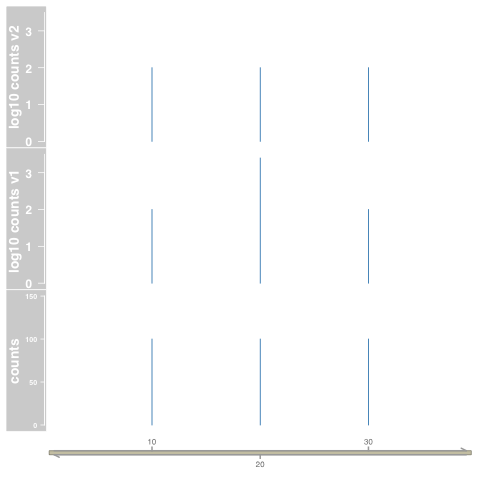

This figure's R source:
# April 15, 2024
# https://github.com/ivanek/Gviz/issues/90

library(Gviz)

## generate test data
# middle position has two overlapping regions, but all positions sum to the same count. Looks fine on a linear scale but not on a log scale
test_sites <- GRanges(seqnames="chr1",
                      ranges=IRanges(start=c(10,20,20,30), width=1),
                      counts=c(100,50,50,100)) 
test_region <- GRanges(seqnames="chr1",
                       ranges=IRanges(start=1, end=40)) 

## make axis track
myTrack1 <- GenomeAxisTrack(test_region)

## make raw counts track
myTrack2a <- DataTrack(
    test_sites, 
    name="counts",
    region=test_region,
    type = c("h"),
    window=width(test_region), 
    aggregation="sum",
    ylim=c(0,150)
)

## use transformation option to get it on a log10 scale. Now the middle position looks like it has a higher score.
myTrack2b <- DataTrack(
    test_sites, 
    name="log10 counts v1 ",
    region=test_region,
    type = c("h"),
    window=width(test_region), 
    aggregation="sum",
    transformation=function(x) {log10(x)},
    ylim=c(0,3.5)
)

## SOLUTION - do the log10 scale transformation during window aggregation instead
myTrack2c <- DataTrack(
    test_sites, 
    name="log10 counts v2",
    region=test_region,
    type = c("h"),
    window=width(test_region), 
    aggregation=function(x) {log10(sum(x))},
    ylim=c(0,3.5)
)

myTrackList <- list(myTrack2c,myTrack2b,myTrack2a,myTrack1)

plotTracks(myTrackList)

png(filename="bug_testing/gviz_transformation_question.png")
plotTracks(myTrackList)
dev.off()

sessionInfo()

